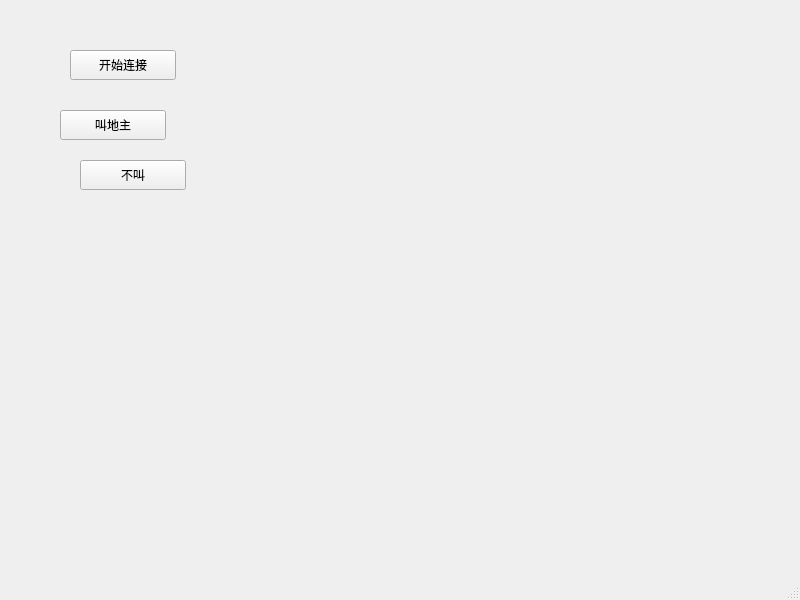
<?xml version="1.0" encoding="UTF-8"?>
<ui version="4.0">
 <class>MainWindow</class>
 <widget class="QMainWindow" name="MainWindow">
  <property name="geometry">
   <rect>
    <x>0</x>
    <y>0</y>
    <width>800</width>
    <height>600</height>
   </rect>
  </property>
  <property name="windowTitle">
   <string>MainWindow</string>
  </property>
  <widget class="QWidget" name="centralwidget">
   <widget class="QPushButton" name="startButton">
    <property name="geometry">
     <rect>
      <x>70</x>
      <y>50</y>
      <width>106</width>
      <height>30</height>
     </rect>
    </property>
    <property name="text">
     <string>开始连接</string>
    </property>
   </widget>
   <widget class="QPushButton" name="callLandlordButton">
    <property name="geometry">
     <rect>
      <x>60</x>
      <y>110</y>
      <width>106</width>
      <height>30</height>
     </rect>
    </property>
    <property name="text">
     <string>叫地主</string>
    </property>
   </widget>
   <widget class="QPushButton" name="noCallButton">
    <property name="geometry">
     <rect>
      <x>80</x>
      <y>160</y>
      <width>106</width>
      <height>30</height>
     </rect>
    </property>
    <property name="text">
     <string>不叫</string>
    </property>
   </widget>
  </widget>
  <widget class="QMenuBar" name="menubar">
   <property name="geometry">
    <rect>
     <x>0</x>
     <y>0</y>
     <width>800</width>
     <height>32</height>
    </rect>
   </property>
  </widget>
  <widget class="QStatusBar" name="statusbar"/>
 </widget>
 <resources/>
 <connections/>
</ui>
